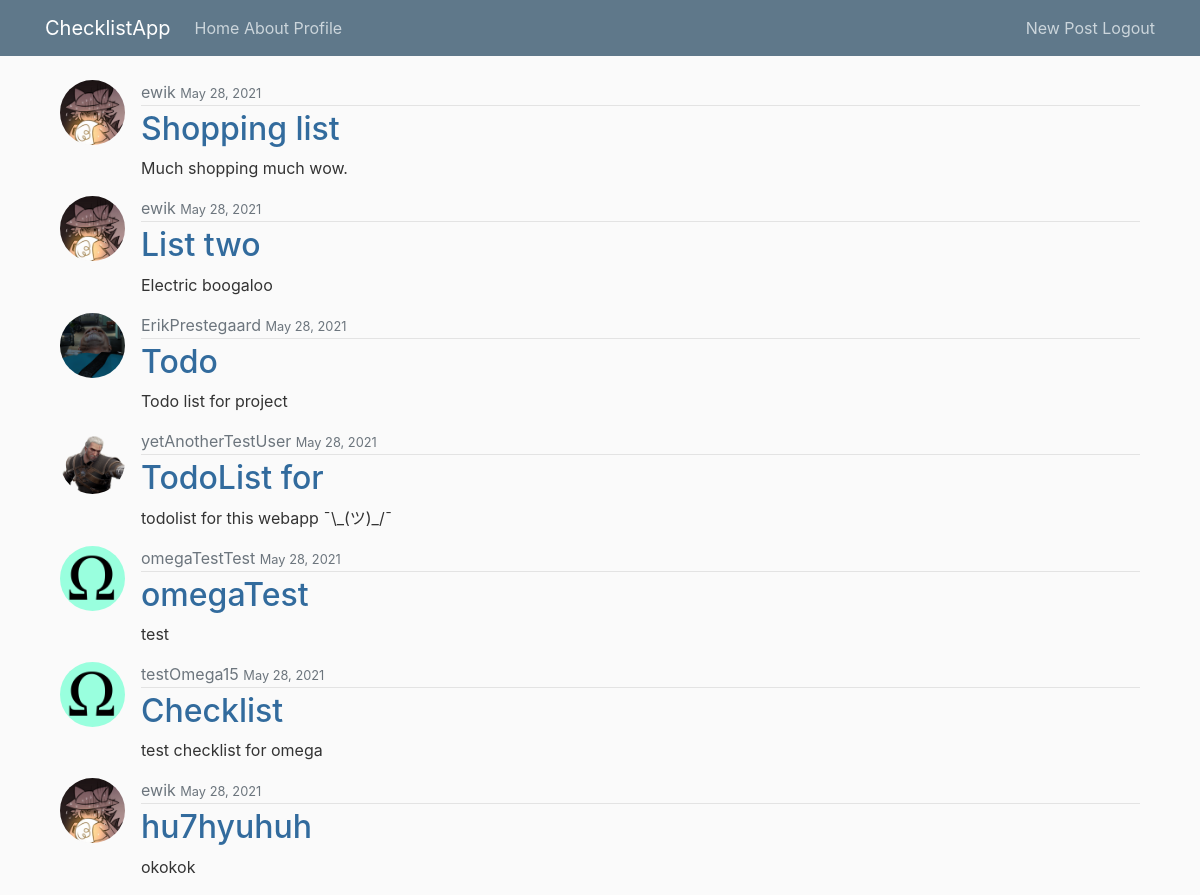
The page / (signed in) on the database its author committed.
### daBookStore/models.py (models this page shows, shortened)
class checkLists(models.Model):
    title = models.CharField(max_length=32)
    description = models.TextField()
    createdBy = models.ForeignKey(User, on_delete=models.CASCADE)
    createdDate = models.DateTimeField(default=timezone.now)

### users/models.py (models this page shows, shortened)
class Profile(models.Model):
    user = models.OneToOneField(User, on_delete=models.CASCADE)
    image = models.ImageField(default='default.jpg', upload_to='profile_pics')

### daBookStore/views.py (the view)
# urls.py: path("", views.home, name = "checklistHome"),
def home(request):
    context = {
        "checkLists": checkLists.objects.all(),
        "title": "Browse"
    }
    return render(request, "daBookStore/checkListHome.html", context)

### daBookStore/templates/daBookStore/checkListHome.html
{% extends "daBookStore/base.html" %}
{% block content %}
    {% for checkList in checkLists %}
        <article class="media content-section">
            <img class="rounded-circle checklistImg" src="{{ checkList.createdBy.profile.image.url }}">
            <div class="media-body">
                <div class="checklistMetadata">
                    <a class="text-muted" href="{% url 'userLists' checkList.createdBy.username %}"> {{ checkList.createdBy }}</a>
                    <small class="text-muted">{{ checkList.createdDate|date:"F d, Y" }}</small>
                </div>
                <h2><a class="checklistTitle" href="{% url 'checklistDetail' checkList.id %}">{{ checkList.title }}</a></h2>
                <p class="checklistContent">{{ checkList.description }}</p>
            </div>
        </article>
    {% endfor %}
{% endblock content %}

### daBookStore/static/daBookStore/main.css (style rules this page uses)
body { background: #fafafa; color: #333333; margin-top: 5rem; }
h1, h2, h3, h4, h5, h6 { color: #444444; }
.checklistTitle { color: #306a9cfd; }
.checklistContent { white-space: pre-line; }
.checklistImg { height: 65px; width: 65px; margin-right: 16px; }
.checklistMetadata { padding-bottom: 1px; margin-bottom: 4px; border-bottom: 1px solid #e3e3e3 }

### rows shown on the page
checkLists: createdBy.profile.image (placeholder picture), createdBy "ewik", createdDate "May 28, 2021", title "Shopping list", description "Much shopping much wow."
checkLists: createdBy.profile.image (placeholder picture), createdBy "ewik", createdDate "May 28, 2021", title "List two", description "Electric boogaloo"
checkLists: createdBy.profile.image (picture), createdBy "ErikPrestegaard", createdDate "May 28, 2021", title "Todo", description "Todo list for project"
checkLists: createdBy.profile.image (picture), createdBy "yetAnotherTestUser", createdDate "May 28, 2021", title "TodoList for", description "todolist for this webapp ¯\\_(ツ)_/¯"
checkLists: createdBy.profile.image (picture), createdBy "omegaTestTest", createdDate "May 28, 2021", title "omegaTest", description "test"
checkLists: createdBy.profile.image (picture), createdBy "testOmega15", createdDate "May 28, 2021", title "Checklist", description "test checklist for omega"
checkLists: createdBy.profile.image (placeholder picture), createdBy "ewik", createdDate "May 28, 2021", title "hu7hyuhuh", description "okokok"
